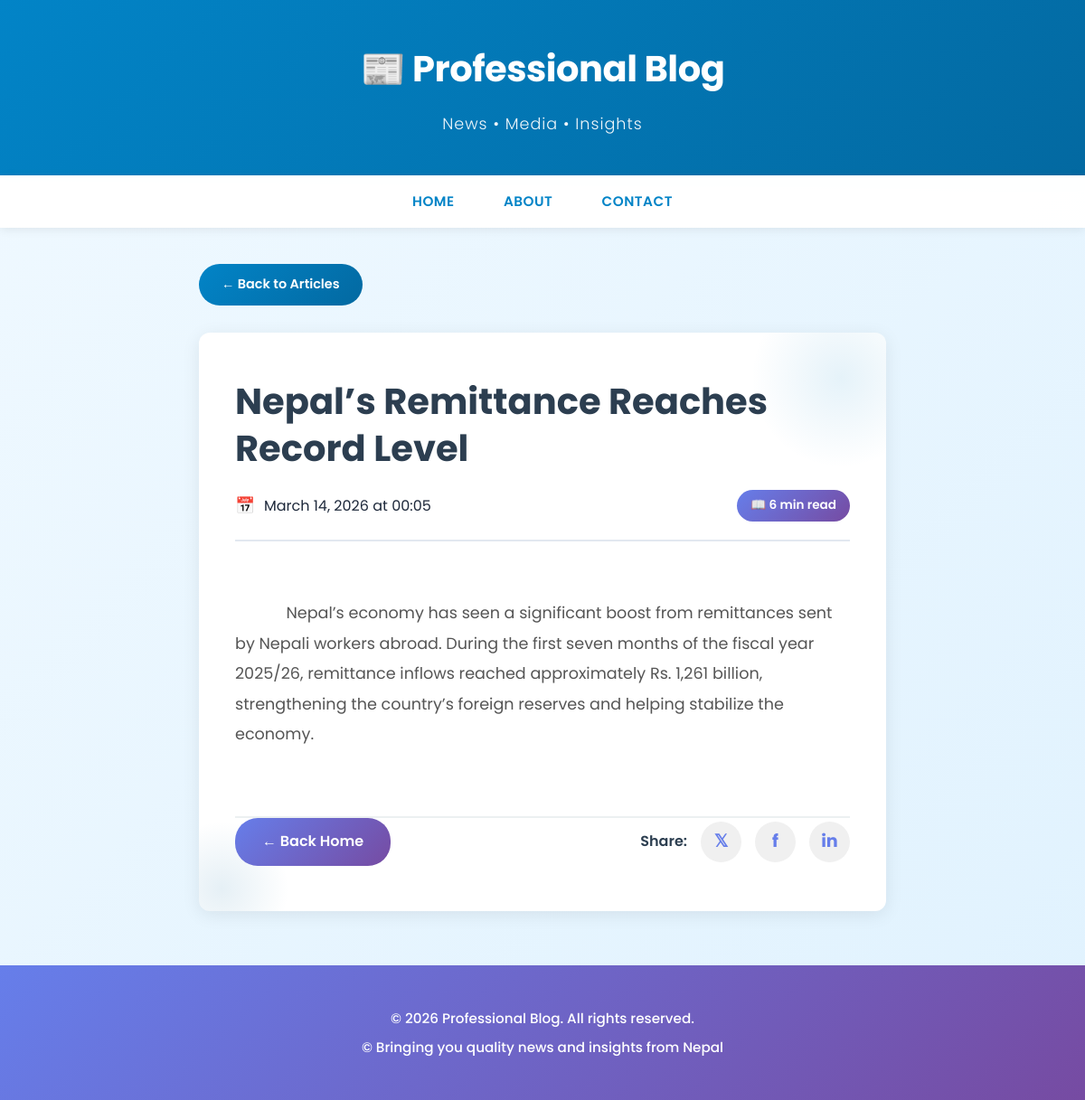
The app's page /post/2/ with its own data.
### posts/models.py (models this page shows)
class Post(models.Model):
    title=models.CharField(max_length=100)
    body=models.CharField(max_length=1000000)
    created_at=models.DateTimeField(default=datetime.now, blank=True)

### posts/views.py (the view)
# urls.py: path('post/<str:pk>/', views.post, name='post'),
def post(request,pk):
    posts=Post.objects.get(id=pk)
    return render(request, 'posts.html', {'posts': posts})

### templates/posts.html (shortened to what this page needs)
<!DOCTYPE html>
<html lang="en">
<head>
</head>
<body>
<header>
    <h1>📰 Professional Blog</h1>
    <p>News • Media • Insights</p>
</header>
<nav>
    <a href="/">Home</a>
    <a href="/#about">About</a>
    <a href="/#contact">Contact</a>
</nav>
<div class="container">
    <a href="/" class="back-button">← Back to Articles</a>
    <article>
        <h1>{{ posts.title }}</h1>
        <div class="article-meta">
            <span class="article-date">{{ posts.created_at|date:"F d, Y \a\t H:i" }}</span>
            <span class="article-reading-time">📖 6 min read</span>
        </div>
        <div class="article-content">
            {{ posts.body }}
        </div>
        <div class="article-footer">
            <a href="/">← Back Home</a>
            <div class="article-share">
                <span style="color: #2c3e50; font-weight: 600; position: relative; z-index: 1;">Share:</span>
                <a href="#" title="Share on Twitter">𝕏</a>
                <a href="#" title="Share on Facebook">f</a>
                <a href="#" title="Share on LinkedIn">in</a>
            </div>
        </div>
    </article>
</div>
<footer>
    <p>&copy; 2026 Professional Blog. All rights reserved.</p>
    <p>© Bringing you quality news and insights from Nepal</p>
</footer>
</body>
</html>

### templates/posts.html (style rules this page uses)
* { margin: 0; padding: 0; box-sizing: border-box; }
body { font-family: 'Poppins', sans-serif; background: linear-gradient(135deg, #f0f9ff 0%, #e0f2fe 100%); color: #1e293b; line-height: 1.8; min-height: 100vh; }
header { background: linear-gradient(135deg, #0284c7 0%, #0369a1 100%); color: white; padding: 40px 20px; text-align: center; box-shadow: 0 4px 15px rgba(0, 0, 0, 0.1); }
header h1 { font-size: 2.5em; font-weight: 700; margin-bottom: 10px; letter-spacing: -0.5px; }
header p { font-size: 1.1em; font-weight: 300; opacity: 0.95; letter-spacing: 1px; }
nav { background: rgba(255, 255, 255, 0.98); padding: 15px 0; text-align: center; position: sticky; top: 0; z-index: 100; box-shadow: 0 2px 10px rgba(0, 0, 0, 0.08); }
nav a { color: #0284c7; margin: 0 25px; text-decoration: none; font-weight: 600; transition: all 0.3s ease; font-size: 0.95em; text-transform: uppercase; letter-spacing: 0.5px; }
.container { max-width: 800px; margin: 40px auto; padding: 0 20px; }
.back-button { display: inline-block; background: linear-gradient(135deg, #0284c7 0%, #0369a1 100%); color: white; padding: 10px 25px; text-decoration: none; border-radius: 25px; font-weight: 600; font-size: 0.9em; margin-bottom: 30px; transition: all 0.3s; }
article { background: white; padding: 50px 40px; border-radius: 12px; box-shadow: 0 4px 20px rgba(0, 0, 0, 0.08); position: relative; overflow: hidden; }
article::before { content: ''; position: absolute; top: -50px; right: -50px; width: 200px; height: 200px; background: radial-gradient(circle, rgba(2, 132, 199, 0.1) 0%, transparent 70%); }
article::after { content: ''; position: absolute; bottom: -50px; left: -50px; width: 150px; height: 150px; background: radial-gradient(circle, rgba(3, 105, 161, 0.1) 0%, transparent 70%); }
article h1 { color: #2c3e50; font-size: 2.5em; margin-bottom: 20px; font-weight: 700; line-height: 1.3; position: relative; z-index: 1; }
.article-meta { display: flex; justify-content: space-between; align-items: center; padding-bottom: 20px; border-bottom: 2px solid #e2e8f0; margin-bottom: 30px; flex-wrap: wrap; gap: 15px; position: relative; z-index: 1; }
.article-date::before { content: '📅'; margin-right: 10px; font-size: 1.1em; }
.article-reading-time { background: linear-gradient(135deg, #667eea 0%, #764ba2 100%); color: white; padding: 5px 15px; border-radius: 20px; font-size: 0.85em; font-weight: 600; }
.article-content { color: #555; font-size: 1.1em; line-height: 1.9; margin: 30px 0; word-break: break-word; white-space: pre-wrap; position: relative; z-index: 1; }
.article-footer { margin-top: 40px;2e8f0 padding-top: 30px; border-top: 2px solid #ecf0f1; display: flex; justify-content: space-between; align-items: center; flex-wrap: wrap; gap: 20px; position: relative; z-index: 1; }
.article-footer a { background: linear-gradient(135deg, #667eea 0%, #764ba2 100%); color: white; padding: 12px 30px; text-decoration: none; border-radius: 25px; font-weight: 600; transition: all 0.3s; }
.article-share { display: flex; align-items: center; gap: 15px; position: relative; z-index: 1; }
.article-share a { display: inline-flex; align-items: center; justify-content: center; width: 45px; height: 45px; border-radius: 50%; background: #f0f0f0; color: #667eea; text-decoration: none; font-weight: 700; transition: all 0.3s; padding: 0; font-size: 1.2em; }
footer { background: linear-gradient(135deg, #667eea 0%, #764ba2 100%); color: white; text-align: center; padding: 40px 20px; margin-top: 60px; font-weight: 500; }
footer p { margin: 5px 0; font-size: 0.95em; }

### records on screen
Post: title "Nepal’s Remittance Reaches Record Level", created_at "March 14, 2026 at 00:05", body "Nepal’s economy has seen a significant boost from remittances sent by Nepali workers abroad. During the first seven months of the fiscal year 2025/26, remittance inflows reached approximately Rs. 1,261 billion, strengthening the country’s foreign reserves and helping stabilize the economy."
